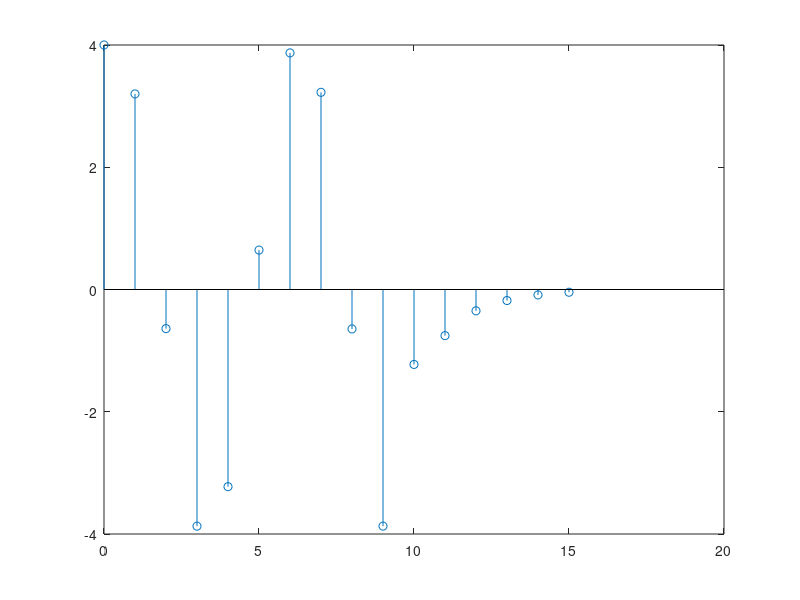

Reproduce this figure in MATLAB.
a = [1, -3/10, -1/10];
b = 2;

n = 0:15;

u = @(n) 1*(n>=0);
x = @(n) 2.*cos((2*pi.*n)/6).*(u(n) - u(n-10));

y_z = filter(b, a, x(n));

stem(n, y_z);
